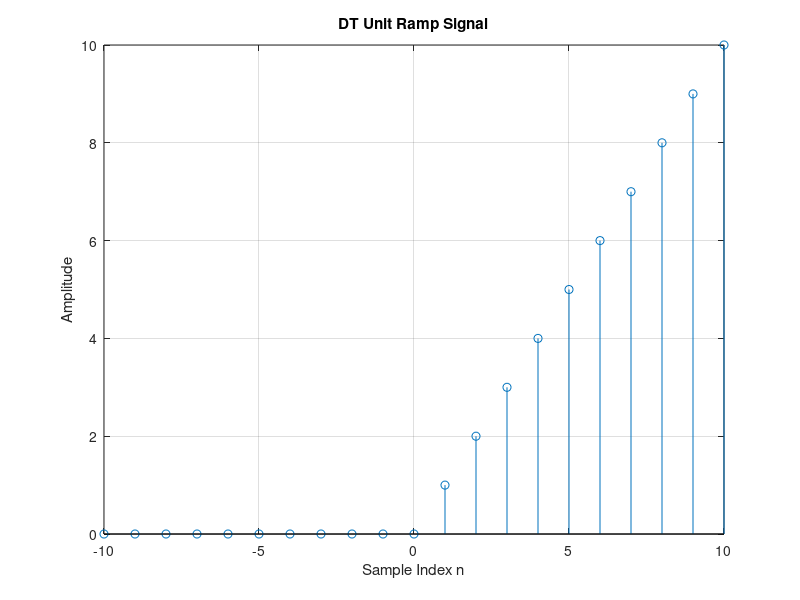

MATLAB code to generate this figure:
%% DT Unit Ramp Signal

clear; clc;
close all;

n = -10:10;

signal = n .* double(n >= 0);

stem(n,signal);

xlabel('Sample Index n');
ylabel('Amplitude');
title('DT Unit Ramp Signal');

grid on;
